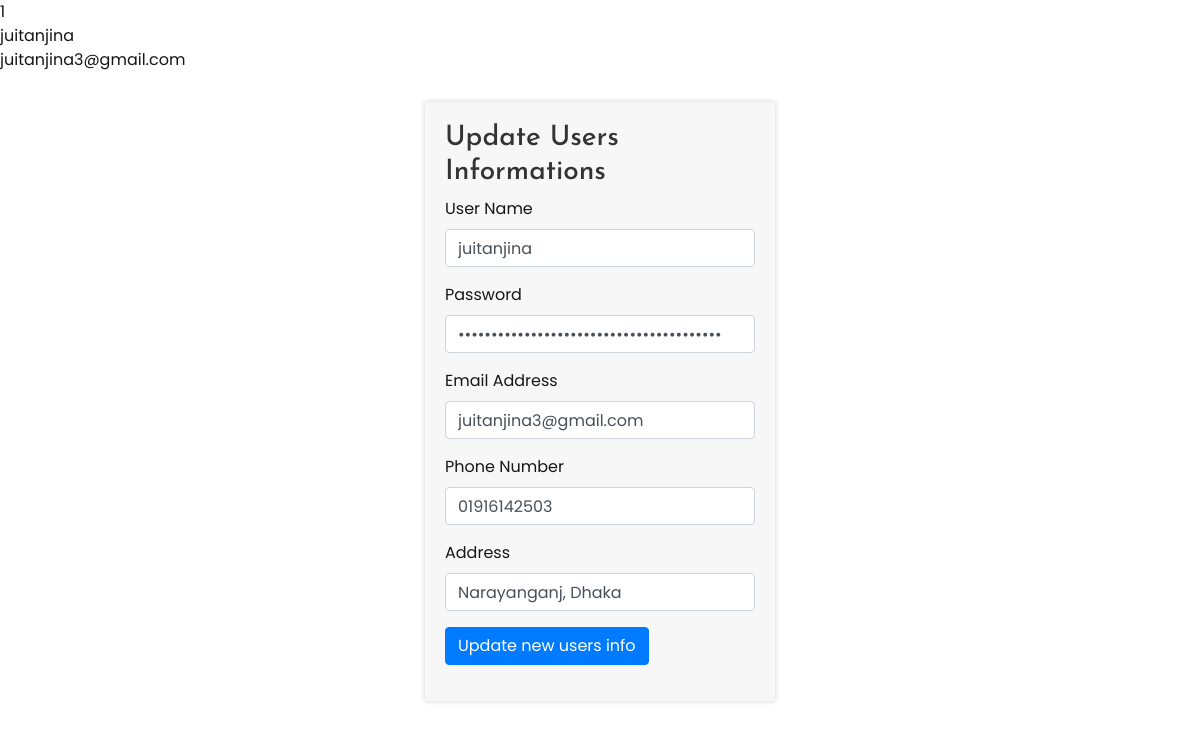
The app's page /update-users.php?update=1 with its own data.
### tables this page shows
CREATE TABLE `user` (
  `user_id` int(11) NOT NULL,
  `username` varchar(255) NOT NULL,
  `password` varchar(255) NOT NULL,
  `user_email` varchar(255) NOT NULL,
  `user_phone` varchar(255) NOT NULL,
  `user_address` varchar(255) NOT NULL,
  `user_avater` varchar(255) NOT NULL
);

### update-users.php (the view, shortened to what this page needs)
<?php include "header.php"; ?>
<?php include "function.php"; ?>
<?php
if (isset($_GET['update'])) {
	$user_id = $_GET['update'];
	$query = "SELECT * FROM user WHERE user_id = $user_id";
	$select_user_id = mysqli_query($connect, $query);
	while ($row = mysqli_fetch_assoc($select_user_id)) {
		$user_id = $row['user_id'];
		$username = $row['username'];
		$password = $row['password'];
		$user_email = $row['user_email'];
		$user_phone = $row['user_phone'];
		$user_address = $row['user_address'];
		echo $user_id . "<br>". $username . "<br>". $user_email;
?>
	<section class="registraion-section">
		<div class="container">
			<div class="row">
				<div class="col-md-4 offset-md-4">
					<div class="registration-box">
						<h3>Update Users Informations</h3>
					<form action="" method="POST">
						<div class="form-group">
							<label>User Name</label>
							<input type="text" name="username" class="form-control" value="<?php echo $username?>" autocomplete="off" required="required">
						</div>
						<div class="form-group">
							<label>Password</label>
							<input type="password" name="password" class="form-control" value="<?php echo $password?>" autocomplete="off" required="required">
						</div>
						<div class="form-group">
            				<label>Email Address</label>
            				<input type="text" name="email" class="form-control" value="<?php echo $user_email?>" autocomplete="off" required="required">
          				</div>
          				<div class="form-group">
            				<label>Phone Number</label>
            				<input type="text" name="phone" class="form-control" value="<?php echo $user_phone?>" autocomplete="off" required="required">
          				</div>
          				<div class="form-group">
            				<label>Address</label>
            				<input type="text" name="address" class="form-control" value="<?php echo $user_address?>" autocomplete="off" required="required">
          				</div>
						<div class="form-group">
							<button type="submit" class="btn btn-primary" name="update">Update new users info</button>
						</div>
					</form>
					</div>
				</div>
			</div>
		</div>
	</section>
<?php
	}
}
?>
<?php include "footer.php"; ?>

### css/style.css (style rules this page uses)
body { font-family: 'Poppins', sans-serif; font-size: 16px; color: #161616; }
h1, h2, h3, h4, h5, h6 { font-family: 'Josefin Sans', sans-serif; color: #333; }
.registraion-section { padding: 30px; }
.registration-box { padding: 20px; background: #f7f7f7; box-shadow: 0px 0px 5px #d2cece; }

### records on screen
user: user_id "1", username "juitanjina", user_email "juitanjina3@gmail.com", email "juitanjina3@gmail.com", phone "01916142503", address "Narayanganj, Dhaka"
